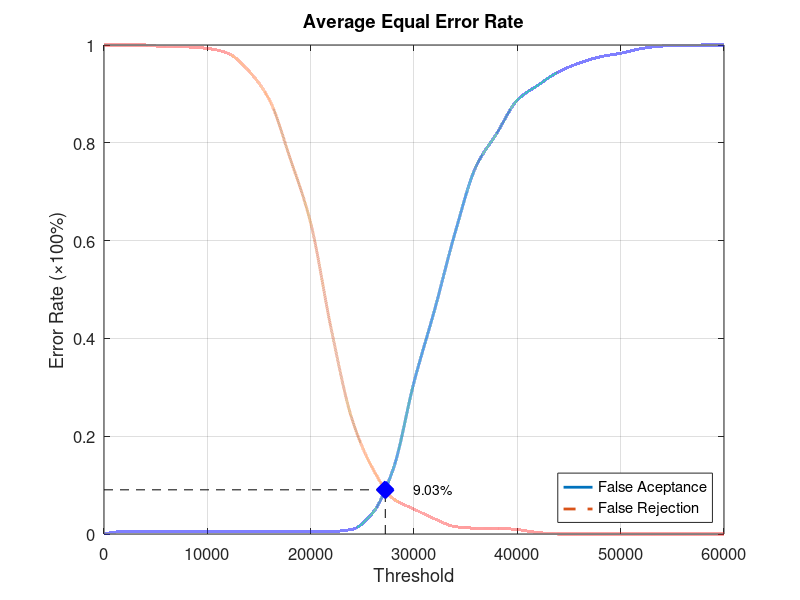
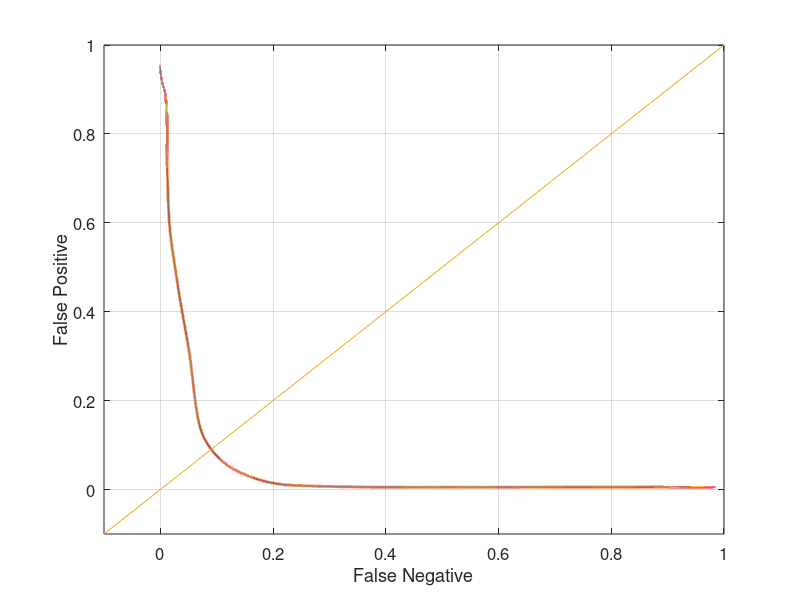

MATLAB code for these plots, in order:
function yEER = Database3Average
close all;
clear;
clc;
x = 0:2000:60000;
xq = 0:0.5:60000;

y0 = [0 0.00526316 0.00526316 0.00526316 0.00526316 0.00526316 0.00526316 0.00526316 0.00526316 0.00526316 0.00526316 0.00526316 0.00947368 0.0431579 0.133684 0.310526 0.458947 0.617895 0.751579 0.818947 0.887368 0.917895 0.945263 0.963158 0.975789 0.983158 0.992632 0.997895 0.998947 1 1];
yy0 = interp1(x, y0, xq, 'pchip');
y1 = [1 1 1 0.996 0.996 0.993 0.983 0.947 0.888 0.769 0.636 0.418 0.235 0.134 0.072 0.051 0.031 0.015 0.012 0.012 0.009 0.003 0 0 0 0 0 0 0 0 0];
yy1 = interp1(x, y1, xq, 'pchip');

% Calculating EER: 
y2 = abs(y0 - y1);
find(y2 == min(y2))
yy2 = abs(yy0 - yy1);
xEER = find(yy2 == min(yy2));
xEERIndex = xq(xEER) % X-axis EER
yEER = yy0(xEER) % Y-axis EER

main = figure
plot(xq, yy0,'-','LineWidth', 2);	hold on
plot(xq, yy1,'--','LineWidth', 2);	hold on
plot([xEERIndex xEERIndex], [0 yEER], 'k--');	hold on
plot([0 xEERIndex], [yEER yEER], 'k--');	hold on
plot(xEERIndex, yEER, 'bx', 'LineWidth', 10);	hold on
text(xEERIndex + 10 * xEERIndex / 100, yEER, [num2str(round((10000 * yEER)) / 100) '%'])
legend('False Aceptance', 'False Rejection', 'Location', 'SouthEast')
xlabel('Threshold')
ylabel('Error Rate (\times100%)')
title('Average Equal Error Rate')
set(gca, 'FontSize', 12)
axis([0 60000 0 1])
grid on

print(main, 'Database3AverageMain', '-dpng');
FNRxFPR = figure('Color', [1 1 1]);
plot(yy1, yy0, '-', yy1, yy0, 'LineWidth', 2);
hold on
y = -0.1:0.1:1
plot(y, y); 
set(gca, 'FontSize', 12)
xlabel('False Negative')
ylabel('False Positive')
axis([-0.1 1 -0.1 1])
set(gca, 'FontSize', 12)
grid on

print(FNRxFPR, 'Database3AverageFNRxFPR','-dpng');
end
